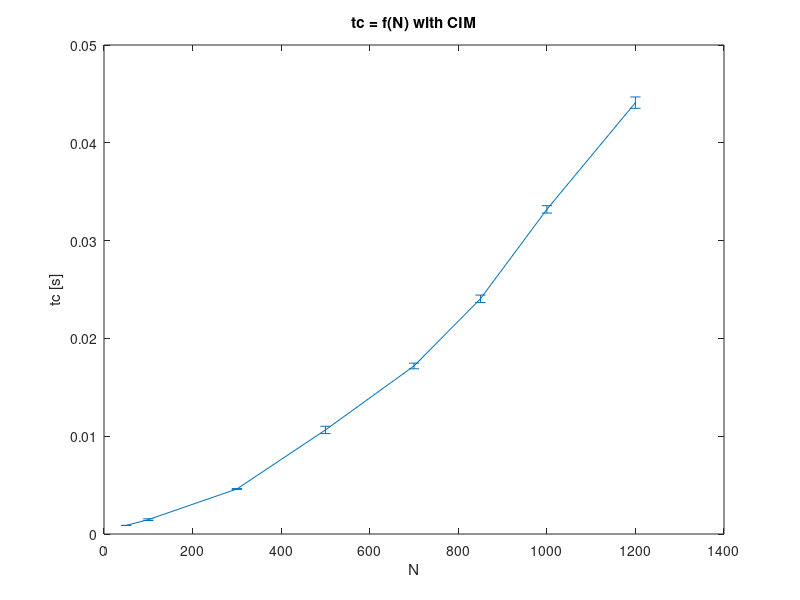
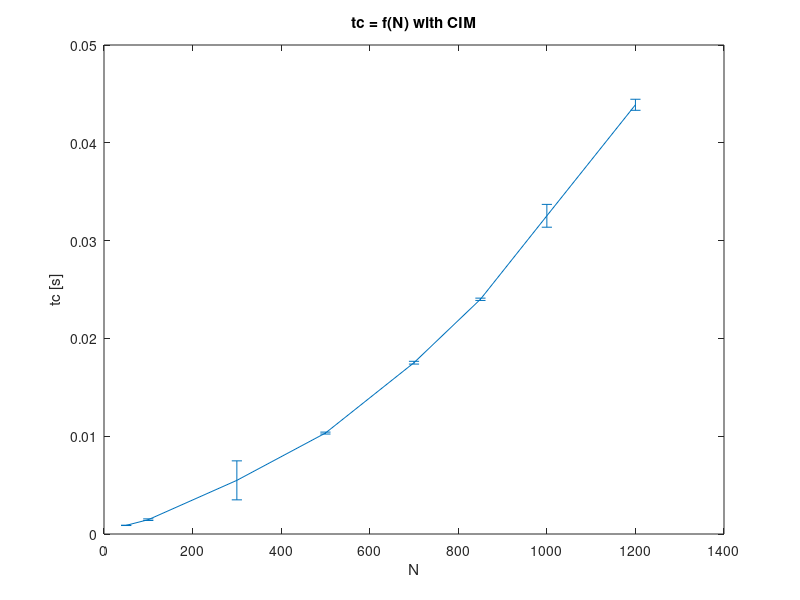
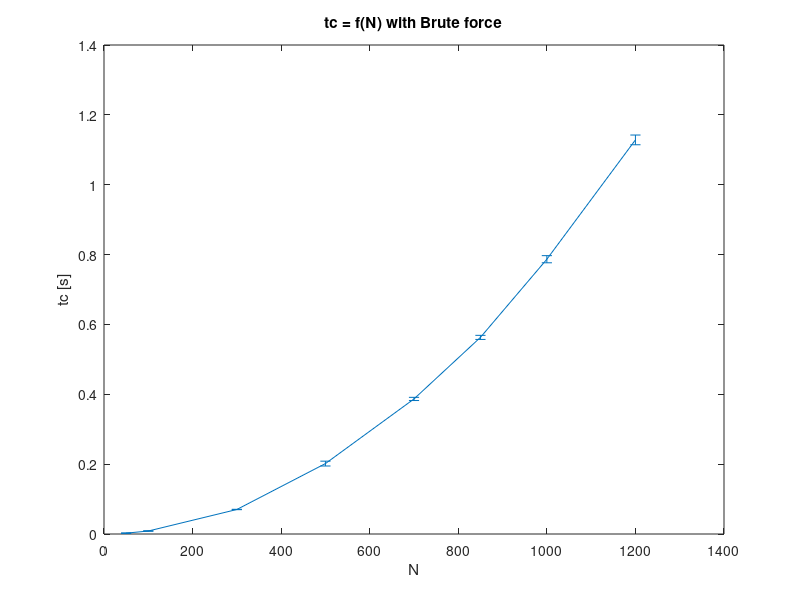
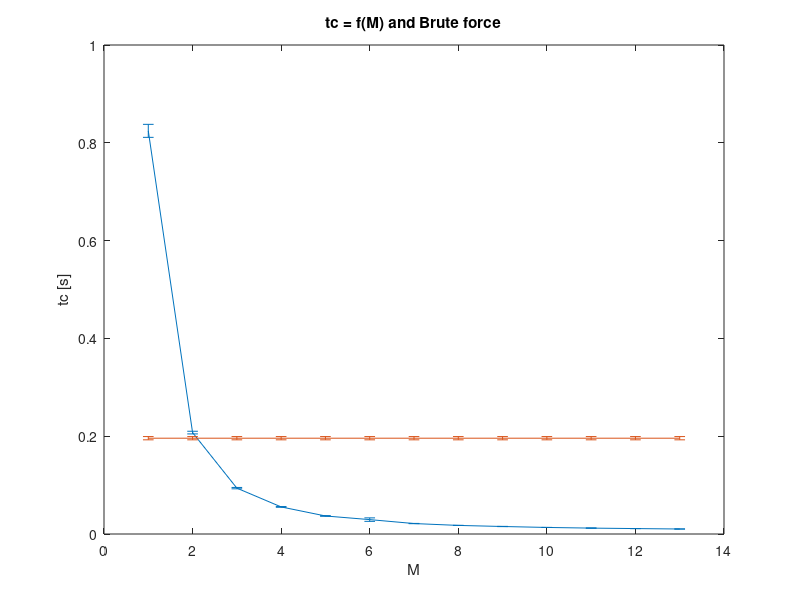

Write the MATLAB code that produced these figures, in order.
# Take same M (M = 13, optimal?) with multiple N values.
# tc = f(N) With M = 13, periodic

N = 50;
# With same gen, optimal M = 13
times_50_onegen = [0.0008909702301025391, 0.0008757114410400391, 0.0008707046508789062, 0.0008814334869384766, 0.0008678436279296875];
# With different gens, optimal M = 13
times_50_multigen = [0.0008993148803710938, 0.0008730888366699219, 0.0008614063262939453, 0.0008833408355712891, 0.0009031295776367188];

N = 100;
# With same gen, optimal M = 13
times_100_onegen = [0.0014224052429199219, 0.0014274120330810547, 0.0014405250549316406, 0.0016224384307861328, 0.001422882080078125];
# With different gens, optimal M = 13
times_100_multigen = [0.0014376640319824219, 0.0014150142669677734, 0.0016105175018310547, 0.0014431476593017578, 0.0014188289642333984];

N = 300;
# With same gen, optimal M = 13
times_300_onegen = [0.004544496536254883, 0.004578590393066406, 0.004629611968994141, 0.004652261734008789, 0.004610300064086914];
# With different gens, optimal M = 13
times_300_multigen = [0.004681587219238281, 0.004517316818237305, 0.004582405090332031, 0.00459742546081543, 0.009050369262695312];

N = 500;
# With same gen, optimal M = 13
times_500_onegen = [0.010730504989624023, 0.010476350784301758, 0.011175870895385742, 0.010155677795410156, 0.010667085647583008];
# With different gens, optimal M = 13
times_500_multigen = [0.010246515274047852, 0.010392427444458008, 0.010454177856445312, 0.010222673416137695, 0.010287284851074219];

N = 700;
# With same gen, optimal M = 13
times_700_onegen = [0.016996383666992188, 0.017058134078979492, 0.017076492309570312, 0.017075538635253906, 0.017700672149658203];
# With different gens, optimal M = 13
times_700_multigen = [0.017558813095092773, 0.017472267150878906, 0.017743349075317383, 0.01739788055419922, 0.017412424087524414];

N = 850;
# With same gen, optimal M = 13
times_850_onegen = [0.024135828018188477, 0.0236508846282959, 0.02434992790222168, 0.02445673942565918, 0.02364969253540039];
# With different gens, optimal M = 13
times_850_multigen = [0.024128437042236328, 0.023890256881713867, 0.023960590362548828, 0.023895740509033203, 0.02412271499633789];

N = 1000;
# With same gen, optimal M = 13
times_1000_onegen = [0.03317117691040039, 0.033503055572509766, 0.03279733657836914, 0.03285408020019531, 0.03364157676696777];
# With different gens, optimal M = 13
times_1000_multigen = [0.032028913497924805, 0.032148122787475586, 0.032517194747924805, 0.03147411346435547, 0.03451371192932129];

N = 1200;
# With same gen, optimal M = 13
times_1200_onegen = [0.04375171661376953, 0.04347562789916992, 0.04407238960266113, 0.044231414794921875, 0.04500436782836914];
# With different gens, optimal M = 13
times_1200_multigen = [0.04444479942321777, 0.044365644454956055, 0.04319405555725098, 0.04403376579284668, 0.04340219497680664];

figure('name', "Execution time with M = 13 (optimal M), periodic - One generator")
x_list = [50, 100, 300, 500, 700, 850, 1000, 1200];
y_list = [mean(times_50_onegen), mean(times_100_onegen), mean(times_300_onegen), mean(times_500_onegen), mean(times_700_onegen), mean(times_850_onegen), mean(times_1000_onegen), mean(times_1200_onegen)];
delta_y_list = [std(times_50_onegen), std(times_100_onegen), std(times_300_onegen), std(times_500_onegen), std(times_700_onegen), std(times_850_onegen), std(times_1000_onegen), std(times_1200_onegen)];
errorbar(x_list, y_list, delta_y_list)
title("tc = f(N) with CIM");
xlabel("N");
ylabel("tc [s]");

figure('name', "Execution time with M = 13 (optimal M), periodic - Multiple generators")
y_list = [mean(times_50_multigen), mean(times_100_multigen), mean(times_300_multigen), mean(times_500_multigen), mean(times_700_multigen), mean(times_850_multigen), mean(times_1000_multigen), mean(times_1200_multigen)];
delta_y_list = [std(times_50_multigen), std(times_100_multigen), std(times_300_multigen), std(times_500_multigen), std(times_700_multigen), std(times_850_multigen), std(times_1000_multigen), std(times_1200_multigen)];
errorbar(x_list, y_list, delta_y_list)
title("tc = f(N) with CIM");
xlabel("N");
ylabel("tc [s]");

############################################################################################################
# Brute force with multiple N values.
# tc = f(N) With Brute force, periodic
N = 50;
# With same gen, Brute force
times_50_onegen = [0.002116680145263672, 0.0020987987518310547, 0.0020804405212402344, 0.002104520797729492, 0.0038475990295410156];

N = 100;
# With same gen, Brute force
times_100_onegen = [0.008200883865356445, 0.007828950881958008, 0.008628129959106445, 0.009889602661132812, 0.008105993270874023];

N = 300;
# With same gen, Brute force
times_300_onegen = [0.07070589065551758, 0.07041120529174805, 0.06978416442871094, 0.07054686546325684, 0.06952381134033203];

N = 500;
# With same gen, Brute force
times_500_onegen = [0.19370412826538086, 0.20225119590759277, 0.19970417022705078, 0.2126481533050537, 0.19982004165649414];

N = 700;
# With same gen, Brute force
times_700_onegen = [0.38848400115966797, 0.38538289070129395, 0.3838827610015869, 0.3936727046966553, 0.38204193115234375];

N = 850;
# With same gen, Brute force
times_850_onegen = [0.5614995956420898, 0.5659666061401367, 0.5713565349578857, 0.5593080520629883, 0.5564234256744385];

N = 1000;
# With same gen, Brute force
times_1000_onegen = [0.7806813716888428, 0.7983365058898926, 0.7735497951507568, 0.7951874732971191, 0.7857296466827393];

N = 1200;
# With same gen, Brute force
times_1200_onegen = [1.1155602931976318, 1.1370282173156738, 1.1342308521270752, 1.11159348487854, 1.1432347297668457];

figure('name', "Execution time with Brute Force, periodic - One generator")
x_list = [50, 100, 300, 500, 700, 850, 1000, 1200];
y_list = [mean(times_50_onegen), mean(times_100_onegen), mean(times_300_onegen), mean(times_500_onegen), mean(times_700_onegen), mean(times_850_onegen), mean(times_1000_onegen), mean(times_1200_onegen)];
delta_y_list = [std(times_50_onegen), std(times_100_onegen), std(times_300_onegen), std(times_500_onegen), std(times_700_onegen), std(times_850_onegen), std(times_1000_onegen), std(times_1200_onegen)];
errorbar(x_list, y_list, delta_y_list)
title("tc = f(N) with Brute force");
xlabel("N");
ylabel("tc [s]");

############################################################################################################
# Take multiple M + brute force with one N value.
# tc = f(M x M) With N = 500. M <= 13 because of condition
# Using onegen, same data for ALL, as previous results show similar values with more deviation
N = 500;

M = 0; # -> Brute force
# With same gen, brute force, periodic
times_brute_force_periodic = [0.19889497756958008, 0.19408798217773438, 0.20011138916015625, 0.19349455833435059, 0.19299840927124023];
# With same gen, brute force, not periodic
times_brute_force_not_periodic = [0.11092138290405273, 0.0983891487121582, 0.09909868240356445, 0.10026693344116211, 0.10122132301330566];

M = 1; # -> CIM
# With same gen, M = 1, periodic
times_m_1_periodic = [0.8223366737365723, 0.8115754127502441, 0.8365035057067871, 0.8398253917694092, 0.8119661808013916];
# With same gen, M = 1, not periodic
times_m_1_not_periodic = [0.09274649620056152, 0.09283280372619629, 0.09365391731262207, 0.09128308296203613, 0.09389281272888184];

M = 2; # -> CIM
# With same gen, CIM, periodic
times_m_2_periodic = [0.21058106422424316, 0.2094871997833252, 0.20670080184936523, 0.2036740779876709, 0.20656228065490723];
# With same gen, CIM, not periodic
times_m_2_not_periodic = [0.09002804756164551, 0.09160828590393066, 0.09143590927124023, 0.09331846237182617, 0.09473657608032227];

M = 3; # -> CIM
# With same gen, CIM, periodic
times_m_3_periodic = [0.09558415412902832, 0.09435033798217773, 0.09325647354125977, 0.09183645248413086, 0.09398698806762695];
# With same gen, CIM, not periodic
times_m_3_not_periodic = [0.056928396224975586, 0.05698084831237793, 0.05565452575683594, 0.05767059326171875, 0.05806374549865723];

M = 4; # -> CIM
# With same gen, CIM, periodic
times_m_4_periodic = [0.05635428428649902, 0.05556130409240723, 0.05450034141540527, 0.05563187599182129, 0.05490565299987793];
# With same gen, CIM, not periodic
times_m_4_not_periodic = [0.03940296173095703, 0.05025815963745117, 0.039886474609375, 0.03973722457885742, 0.03862261772155762];

M = 5; # -> CIM
# With same gen, CIM, periodic
times_m_5_periodic = [0.03757786750793457, 0.037201642990112305, 0.0358884334564209, 0.036989450454711914, 0.0367279052734375];
# With same gen, CIM, not periodic
times_m_5_not_periodic = [0.02844524383544922, 0.028493165969848633, 0.028018712997436523, 0.028220176696777344, 0.027840137481689453];

M = 6; # -> CIM
# With same gen, CIM, periodic
times_m_6_periodic = [0.027626991271972656, 0.02696967124938965, 0.02745962142944336, 0.0355219841003418, 0.029555320739746094];
# With same gen, CIM, not periodic
times_m_6_not_periodic = [0.0222628116607666, 0.02191781997680664, 0.02219390869140625, 0.023232698440551758, 0.022458314895629883];

M = 7; # -> CIM
# With same gen, CIM, periodic
times_m_7_periodic = [0.02096390724182129, 0.02130913734436035, 0.021642446517944336, 0.021495342254638672, 0.02151656150817871];
# With same gen, CIM, not periodic
times_m_7_not_periodic = [0.018856525421142578, 0.018410444259643555, 0.018358230590820312, 0.01794910430908203, 0.018154382705688477];

M = 8; # -> CIM
# With same gen, CIM, periodic
times_m_8_periodic = [0.017429113388061523, 0.017597198486328125, 0.0174257755279541, 0.017510652542114258, 0.017881155014038086];
# With same gen, CIM, not periodic
times_m_8_not_periodic = [0.015518903732299805, 0.015516519546508789, 0.015839338302612305, 0.01580977439880371, 0.015748023986816406];

M = 9; # -> CIM
# With same gen, CIM, periodic
times_m_9_periodic = [0.015110015869140625, 0.015326738357543945, 0.015321969985961914, 0.015766620635986328, 0.015229463577270508];
# With same gen, CIM, not periodic
times_m_9_not_periodic = [0.013553857803344727, 0.014635324478149414, 0.01354217529296875, 0.013753890991210938, 0.013668060302734375];

M = 10; # -> CIM
# With same gen, CIM, periodic
times_m_10_periodic = [0.01323699951171875, 0.013377189636230469, 0.013496637344360352, 0.01339268684387207, 0.013511896133422852];
# With same gen, CIM, not periodic
times_m_10_not_periodic = [0.011973857879638672, 0.011807918548583984, 0.012198209762573242, 0.012400627136230469, 0.01229715347290039];

M = 11; # -> CIM
# With same gen, CIM, periodic
times_m_11_periodic = [0.012019157409667969, 0.011816978454589844, 0.012233495712280273, 0.012086868286132812, 0.01212763786315918];
# With same gen, CIM, not periodic
times_m_11_not_periodic = [0.011103630065917969, 0.011066198348999023, 0.011237144470214844, 0.011023521423339844, 0.01092219352722168];

M = 12; # -> CIM
# With same gen, CIM, periodic
times_m_12_periodic = [0.011100530624389648, 0.011074542999267578, 0.010995626449584961, 0.01102447509765625, 0.011321067810058594];
# With same gen, CIM, not periodic
times_m_12_not_periodic = [0.010273933410644531, 0.01017618179321289, 0.010204553604125977, 0.010076761245727539, 0.010517120361328125];

M = 13; # -> CIM
# With same gen, CIM, periodic
times_m_13_periodic = [0.010181188583374023, 0.010443687438964844, 0.010122060775756836, 0.010092735290527344, 0.010295629501342773];
# With same gen, CIM, not periodic
times_m_13_not_periodic = [0.009809255599975586, 0.009679794311523438, 0.009540319442749023, 0.01059722900390625, 0.009660005569458008];

figure('name', "Execution time with N = 500, d=1.25 - Periodic active")
x_list = [1, 2, 3, 4, 5, 6, 7, 8, 9, 10, 11, 12, 13];
y_list = [mean(times_m_1_periodic), mean(times_m_2_periodic), mean(times_m_3_periodic), mean(times_m_4_periodic), mean(times_m_5_periodic), mean(times_m_6_periodic), mean(times_m_7_periodic), mean(times_m_8_periodic), mean(times_m_9_periodic), mean(times_m_10_periodic), mean(times_m_11_periodic), mean(times_m_12_periodic), mean(times_m_13_periodic)];
delta_y_list = [std(times_m_1_periodic), std(times_m_2_periodic), std(times_m_3_periodic), std(times_m_4_periodic), std(times_m_5_periodic), std(times_m_6_periodic), std(times_m_7_periodic), std(times_m_8_periodic), std(times_m_9_periodic), std(times_m_10_periodic), std(times_m_11_periodic), std(times_m_12_periodic), std(times_m_13_periodic)];
errorbar(x_list, y_list, delta_y_list)
title("tc = f(M) and Brute force");
xlabel("M");
ylabel("tc [s]");
hold on
errorbar(x_list, repmat(mean(times_brute_force_periodic), 1, 13), repmat(std(times_brute_force_periodic), 1, 13))
hold off

# Con contornos periodicos, a partir de M=3, es mejor CIM que fuerza bruta

figure('name', "Execution time with N = 500, d=1.25 - Periodic INactive")
y_list = [mean(times_m_1_not_periodic), mean(times_m_2_not_periodic), mean(times_m_3_not_periodic), mean(times_m_4_not_periodic), mean(times_m_5_not_periodic), mean(times_m_6_not_periodic), mean(times_m_7_not_periodic), mean(times_m_8_not_periodic), mean(times_m_9_not_periodic), mean(times_m_10_not_periodic), mean(times_m_11_not_periodic), mean(times_m_12_not_periodic), mean(times_m_13_not_periodic)];
delta_y_list = [std(times_m_1_not_periodic), std(times_m_2_not_periodic), std(times_m_3_not_periodic), std(times_m_4_not_periodic), std(times_m_5_not_periodic), std(times_m_6_not_periodic), std(times_m_7_not_periodic), std(times_m_8_not_periodic), std(times_m_9_not_periodic), std(times_m_10_not_periodic), std(times_m_11_not_periodic), std(times_m_12_not_periodic), std(times_m_13_not_periodic)];
errorbar(x_list, y_list, delta_y_list)
title("tc = f(M) and Brute force");
xlabel("M");
ylabel("tc [s]");
hold on
errorbar(x_list, repmat(mean(times_brute_force_not_periodic), 1, 13), repmat(std(times_brute_force_not_periodic), 1, 13))
hold off

# Sin contornos periodicos, siempre es mejor CIM que fuerza bruta

############################################################################################################
# Take some M another N value.
# tc = f(M x M) With N = 1000. M <= 13 because of condition
# Using onegen, same data for ALL, as previous results show similar values with more deviation
N = 1000;

M = 2; # -> CIM
# With same gen, CIM, periodic
times_m_2_periodic = [0.8330726623535156, 0.8850812911987305, 0.8320260047912598, 0.8356661796569824, 0.8252713680267334];
# With same gen, CIM, not periodic
times_m_2_not_periodic = [0.3695342540740967, 0.376056432723999, 0.3771860599517822, 0.36344337463378906, 0.3791849613189697];

M = 5; # -> CIM
# With same gen, CIM, periodic
times_m_5_periodic = [0.14080810546875, 0.13909554481506348, 0.14325523376464844, 0.14111709594726562, 0.14478802680969238];
# With same gen, CIM, not periodic
times_m_5_not_periodic = [0.11115145683288574, 0.11257171630859375, 0.11686468124389648, 0.10946917533874512, 0.11298203468322754];

M = 8; # -> CIM
# With same gen, CIM, periodic
times_m_8_periodic = [0.06317996978759766, 0.06237983703613281, 0.06258487701416016, 0.06301450729370117, 0.06225132942199707];
# With same gen, CIM, not periodic
times_m_8_not_periodic = [0.05402517318725586, 0.05427074432373047, 0.05423927307128906, 0.054076433181762695, 0.05269312858581543];

M = 10; # -> CIM
# With same gen, CIM, periodic
times_m_10_periodic = [0.043503761291503906, 0.04454970359802246, 0.0451204776763916, 0.045270442962646484, 0.04576230049133301];
# With same gen, CIM, not periodic
times_m_10_not_periodic = [0.038770198822021484, 0.03910636901855469, 0.03928208351135254, 0.03941631317138672, 0.03973841667175293];

M = 13; # -> CIM
# With same gen, CIM, periodic
times_m_13_periodic = [0.03107142448425293, 0.03802180290222168, 0.03125643730163574, 0.03195452690124512, 0.03169870376586914];
# With same gen, CIM, not periodic
times_m_13_not_periodic = [0.028035402297973633, 0.0281064510345459, 0.028543949127197266, 0.02826094627380371, 0.028365373611450195];

figure('name', "Execution time with N = 1000, d=2.5 - Periodic active")
x_list = [2, 5, 8, 10, 13];
y_list = [mean(times_m_2_periodic), mean(times_m_5_periodic), mean(times_m_8_periodic), mean(times_m_10_periodic), mean(times_m_13_periodic)];
delta_y_list = [std(times_m_2_periodic), std(times_m_5_periodic), std(times_m_8_periodic), std(times_m_10_periodic), std(times_m_13_periodic)];
errorbar(x_list, y_list, delta_y_list)
title("tc = f(M)");
xlabel("M");
ylabel("tc [s]");

figure('name', "Execution time with N = 1000, d=2.5 - Periodic INactive")
y_list = [mean(times_m_2_not_periodic), mean(times_m_5_not_periodic), mean(times_m_8_not_periodic), mean(times_m_10_not_periodic), mean(times_m_13_not_periodic)];
delta_y_list = [std(times_m_2_not_periodic), std(times_m_5_not_periodic), std(times_m_8_not_periodic), std(times_m_10_not_periodic), std(times_m_13_not_periodic)];
errorbar(x_list, y_list, delta_y_list)
title("tc = f(M)");
xlabel("M");
ylabel("tc [s]");

############################################################################################################
# Take some M another N value.
# tc = f(M x M) With N = 200. M <= 13 because of condition
# Using onegen, same data for ALL, as previous results show similar values with more deviation
N = 200;

M = 2; # -> CIM
# With same gen, CIM, periodic
times_m_2_periodic = [0.03507494926452637, 0.034348487854003906, 0.03500676155090332, 0.033965110778808594, 0.034429073333740234];
# With same gen, CIM, not periodic
times_m_2_not_periodic = [0.01528477668762207, 0.01559305191040039, 0.015216588973999023, 0.015537500381469727, 0.015052556991577148];

M = 5; # -> CIM
# With same gen, CIM, periodic
times_m_5_periodic = [0.006663084030151367, 0.006910562515258789, 0.0067784786224365234, 0.006922006607055664, 0.0069522857666015625];
# With same gen, CIM, not periodic
times_m_5_not_periodic = [0.0054721832275390625, 0.005264997482299805, 0.0052721500396728516, 0.005248069763183594, 0.005315303802490234];

M = 8; # -> CIM
# With same gen, CIM, periodic
times_m_8_periodic = [0.0039348602294921875, 0.0037217140197753906, 0.003806591033935547, 0.0038344860076904297, 0.003838062286376953];
# With same gen, CIM, not periodic
times_m_8_not_periodic = [0.003251314163208008, 0.0032062530517578125, 0.0033006668090820312, 0.003279447555541992, 0.0032389163970947266];

M = 10; # -> CIM
# With same gen, CIM, periodic
times_m_10_periodic = [0.003107309341430664, 0.0031120777130126953, 0.003159046173095703, 0.0031626224517822266, 0.0031456947326660156];
# With same gen, CIM, not periodic
times_m_10_not_periodic = [0.002801179885864258, 0.0028984546661376953, 0.0029196739196777344, 0.0028162002563476562, 0.0028438568115234375];

M = 13; # -> CIM
# With same gen, CIM, periodic
times_m_13_periodic = [0.0027577877044677734, 0.0027942657470703125, 0.0027799606323242188, 0.0027005672454833984, 0.0027360916137695312];
# With same gen, CIM, not periodic
times_m_13_not_periodic = [0.0025818347930908203, 0.002571582794189453, 0.0025751590728759766, 0.002593994140625, 0.0026798248291015625];

figure('name', "Execution time with N = 200, d=0.5 - Periodic active")
x_list = [2, 5, 8, 10, 13];
y_list = [mean(times_m_2_periodic), mean(times_m_5_periodic), mean(times_m_8_periodic), mean(times_m_10_periodic), mean(times_m_13_periodic)];
delta_y_list = [std(times_m_2_periodic), std(times_m_5_periodic), std(times_m_8_periodic), std(times_m_10_periodic), std(times_m_13_periodic)];
errorbar(x_list, y_list, delta_y_list)
title("tc = f(M)");
xlabel("M");
ylabel("tc [s]");

figure('name', "Execution time with N = 200, d=0.5 - Periodic INactive")
y_list = [mean(times_m_2_not_periodic), mean(times_m_5_not_periodic), mean(times_m_8_not_periodic), mean(times_m_10_not_periodic), mean(times_m_13_not_periodic)];
delta_y_list = [std(times_m_2_not_periodic), std(times_m_5_not_periodic), std(times_m_8_not_periodic), std(times_m_10_not_periodic), std(times_m_13_not_periodic)];
errorbar(x_list, y_list, delta_y_list)
title("tc = f(M)");
xlabel("M");
ylabel("tc [s]");